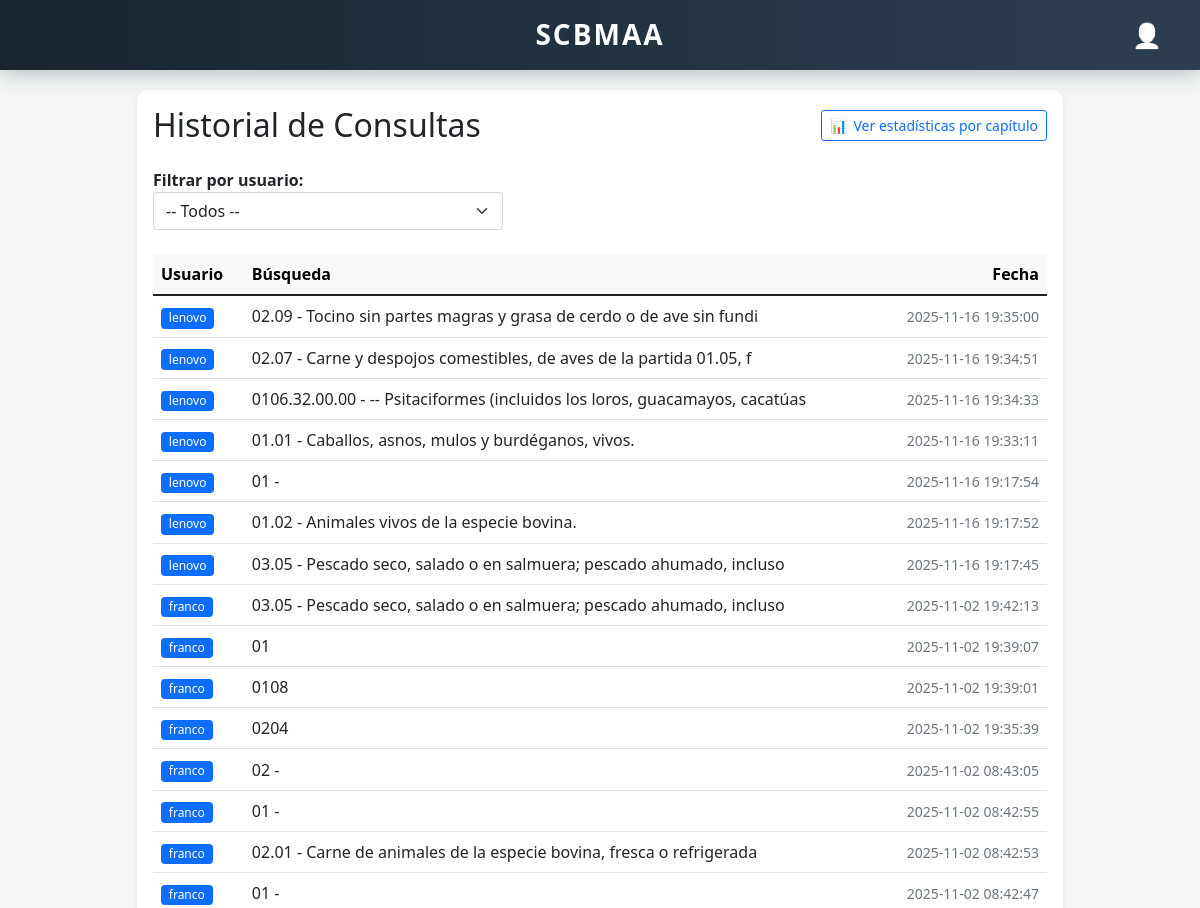
/logs/ (signed in, upper part), run on an earlier commit of the app's database.
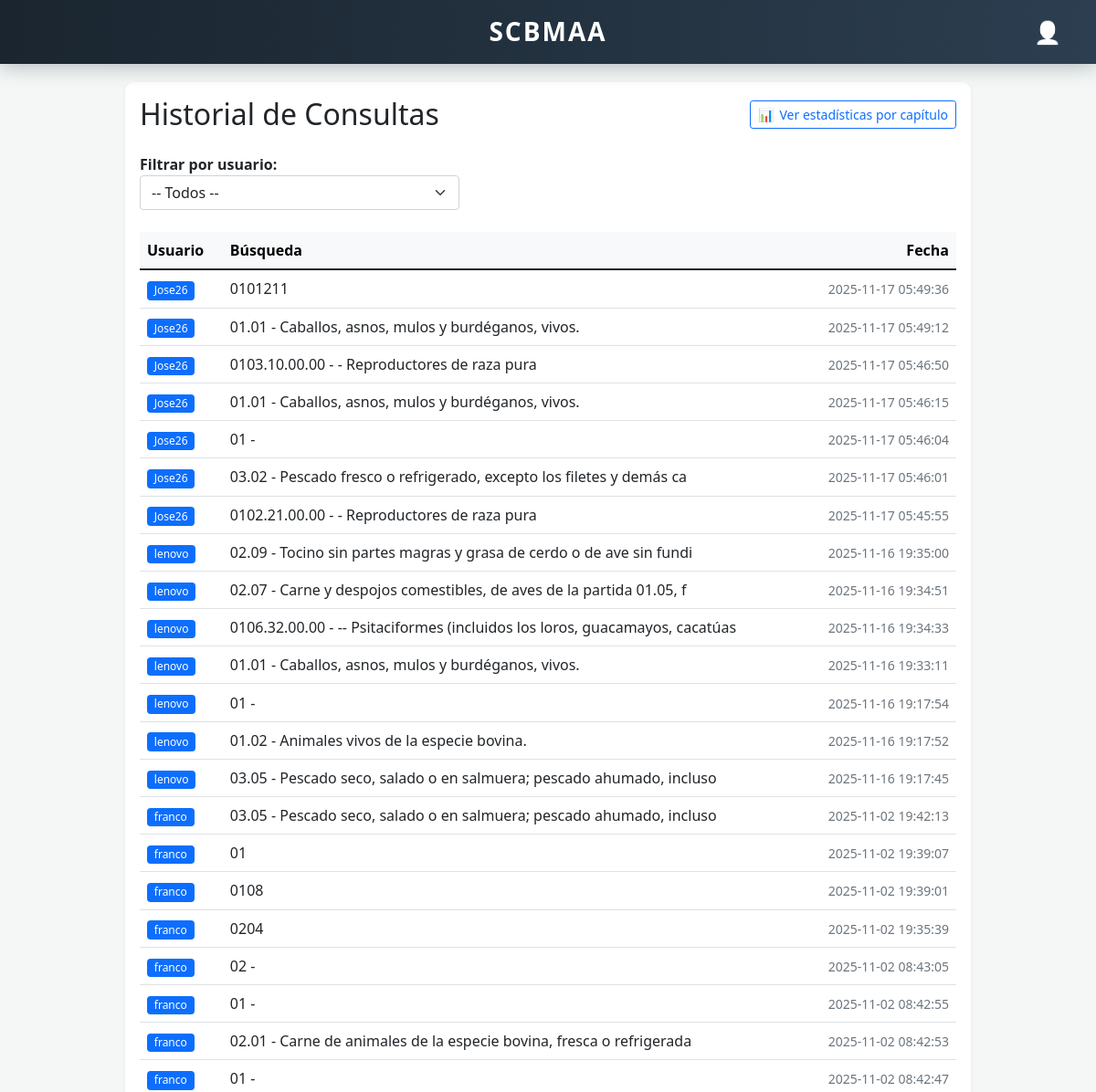
And on a later commit of the database.
### usuarios/models.py (models this page shows, shortened)
class SearchLog(models.Model):
    user = models.ForeignKey(
        User,
        on_delete=models.CASCADE,
        related_name='search_logs',
        verbose_name='Usuario'
    )
    term = models.CharField(
        max_length=255,
        verbose_name='Término buscado'
    )
    timestamp = models.DateTimeField(
        default=timezone.now,
        verbose_name='Fecha y hora'
    )
    class Meta:
        verbose_name = 'Registro de búsqueda'
        verbose_name_plural = 'Registros de búsquedas'
        ordering = ['-timestamp']

### usuarios/views.py (the view, shortened to what this page needs)
# urls.py: path('logs/', views.view_search_logs, name='search_logs'),
@user_passes_test(lambda u: u.is_staff or u.is_superuser)
@login_required
def view_search_logs(request):
    try:
        user_ids = SearchLog.objects.values_list('user', flat=True).distinct()
        users_list = User.objects.filter(id__in=user_ids).order_by('username')
        selected_user_id = request.GET.get('user_id')
        selected_user_logs = None
        selected_user_instance = None
        logs = SearchLog.objects.select_related('user').order_by('-timestamp')
        context = {
            'logs': logs,
            'users_list': users_list,
            'selected_user_logs': selected_user_logs,
            'selected_user_instance': selected_user_instance,
            'selected_user_id': selected_user_id,
            'debug_info': {
                'total_logs': logs.count(),
                'request_user': request.user.username,
            }
        }
        return render(request, 'usuarios/search_logs.html', context)
    except Exception as e:
        import traceback
        context = {
            'error': str(e),
            'logs': [],
            'users_list': [],
            'selected_user_logs': None,
            'selected_user_instance': None,
            'selected_user_id': None,
            'debug_info': {
                'error_details': traceback.format_exc()
            }
        }
        return render(request, 'usuarios/search_logs.html', context)

### usuarios/templates/usuarios/search_logs.html (shortened to what this page needs)
{% extends 'base.html' %}
{% load tz %}
{% block content %}
<div id="top-bar">
    <div class="top-center">
        <h1 id="home-link" onclick="window.location.href='/'">SCBMAA</h1>
    </div>
    <div class="top-right">
        <div id="user-container">
            <div id="user-icon">👤</div>
        </div>
    </div>
</div>
<div class="container mt-4">
    <div class="row justify-content-center">
        <div class="col-lg-10">
            <div class="card shadow-sm">
                <div class="card-body">
                    <div style="display:flex;align-items:center;justify-content:space-between;margin-bottom:1.5rem;">
                        <h2 class="mb-0">Historial de Consultas</h2>
                        <a class="btn btn-sm btn-outline-primary" href="{% url 'aranceles:estadisticas_gravamenes' %}" style="display:flex;align-items:center;gap:6px;"><span>📊</span> Ver estadísticas por capítulo</a>
                    </div>
                    <form method="get" class="mb-4" style="max-width:350px;">
                        <label for="user_id" style="font-weight:600;">Filtrar por usuario:</label>
                        <select name="user_id" id="user_id" class="form-select" onchange="this.form.submit()">
                            <option value="">-- Todos --</option>
                        </select>
                    </form>
                    {% if selected_user_logs is not None %}
                        <div class="table-responsive">
                            <table class="table table-hover align-middle">
                                <thead class="table-light">
                                    <tr>
                                        <th>Usuario</th>
                                        <th>Búsqueda</th>
                                        <th class="text-end">Fecha</th>
                                    </tr>
                                </thead>
                                <tbody>
                                    {% for log in selected_user_logs %}
                                    <tr>
                                        <td>
                                            <span class="badge bg-primary">{{ log.user.username }}</span>
                                        </td>
                                        <td>{{ log.term }}</td>
                                        <td class="text-end">
                                            <small class="text-muted">
                                                {{ log.timestamp|localtime|date:"Y-m-d H:i:s" }}
                                            </small>
                                        </td>
                                    </tr>
                                    {% endfor %}
                                </tbody>
                            </table>
                        </div>
                    {% elif logs %}
                        <div class="table-responsive">
                            <table class="table table-hover align-middle">
                                <thead class="table-light">
                                    <tr>
                                        <th>Usuario</th>
                                        <th>Búsqueda</th>
                                        <th class="text-end">Fecha</th>
                                    </tr>
                                </thead>
                                <tbody>
                                    {% for log in logs %}
                                    <tr>
                                        <td>
                                            <span class="badge bg-primary">{{ log.user.username }}</span>
                                        </td>
                                        <td>{{ log.term }}</td>
                                        <td class="text-end">
                                            <small class="text-muted">
                                                {{ log.timestamp|localtime|date:"Y-m-d H:i:s" }}
                                            </small>
                                        </td>
                                    </tr>
                                    {% endfor %}
                                </tbody>
                            </table>
                        </div>
                    {% else %}
                        <div class="alert alert-warning text-center">
                            <i class="fas fa-info-circle"></i> No hay registros de búsqueda para mostrar.
                        </div>
                    {% endif %}
                </div>
            </div>
        </div>
    </div>
</div>
<link href="https://cdnjs.cloudflare.com/ajax/libs/font-awesome/5.15.4/css/all.min.css" rel="stylesheet">
{% endblock %}

### templates/base.html (shortened to what this page needs)
<!DOCTYPE html>
<html lang="es">
<head>
    <link href="https://cdn.jsdelivr.net/npm/bootstrap@5.1.3/dist/css/bootstrap.min.css" rel="stylesheet">
</head>
<body>
    {% block content %}
    {% endblock %}
</body>
</html>

### usuarios/templates/usuarios/search_logs.html (style rules this page uses)
:root { --primary-dark: #2c3e50; --primary-darker: #1a252f; --shadow-heavy: rgba(44, 62, 80, 0.3); }
#top-bar { position: fixed; top: 0; left: 0; right: 0; height: 70px; background: linear-gradient(90deg, var(--primary-darker) 0%, var(--primary-dark) 100%); z-index: 1001; display: flex; align-items: center; padding: 0 30px; box-shadow: 0 4px 20px var(--shadow-heavy); backdrop-filter: blur(10px); }
#top-bar h1 { color: #fff; margin: 0; font-size: 28px; font-weight: 700; cursor: pointer; letter-spacing: 2px; text-shadow: 2px 2px 4px var(--shadow-heavy); transition: opacity 0.3s ease; text-decoration: none; }
.top-center { flex: 1; display: flex; align-items: center; justify-content: center; }
.top-right { width: auto; display: flex; align-items: center; justify-content: flex-end; position: relative; }
#home-link { position: absolute; left: 50%; top: 50%; transform: translate(-50%, -50%); z-index: 1200; margin: 0; pointer-events: auto; color: #fff; text-decoration: none; cursor: pointer; }
#user-container { margin-left: auto; position: relative; }
#user-icon { color: white; font-size: 24px; cursor: pointer; padding: 8px; border-radius: 50%; transition: background-color 0.3s ease; display: flex; align-items: center; justify-content: center; filter: brightness(0) invert(1); }
body { margin: 0; padding: 0; background-color: #f4f7f6; }
.container { margin-top: 90px !important; }
.card { border: none; border-radius: 10px; }
.table th { background-color: #f8f9fa; border-top: none; }
.table td { vertical-align: middle; }
.badge { font-weight: normal; }

What changed in the data, as far as the page shows it:
added SearchLog: user.username "Jose26", term "0101211", timestamp "2025-11-17 05:49:36"
added SearchLog: user.username "Jose26", term "01.01 - Caballos, asnos, mulos y burdéganos, vivos.", timestamp "2025-11-17 05:49:12"
added SearchLog: user.username "Jose26", term "0103.10.00.00 - - Reproductores de raza pura", timestamp "2025-11-17 05:46:50"
added SearchLog: user.username "Jose26", term "01.01 - Caballos, asnos, mulos y burdéganos, vivos.", timestamp "2025-11-17 05:46:15"
added SearchLog: user.username "Jose26", term "01 -", timestamp "2025-11-17 05:46:04"
added SearchLog: user.username "Jose26", term "03.02 - Pescado fresco o refrigerado, excepto los filetes y demás ca", timestamp "2025-11-17 05:46:01"
added SearchLog: user.username "Jose26", term "0102.21.00.00 - - Reproductores de raza pura", timestamp "2025-11-17 05:45:55"
